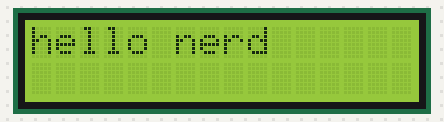
A sketch run on a simulated Arduino Uno, built with avr-gcc and run on an emulated ATmega328P. Parts: 16×2 character LCD.

Above: at 0.1 s.
At 2.1 s:
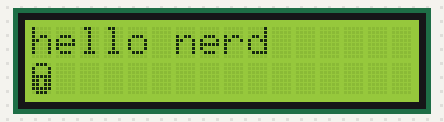
At 3.1 s:
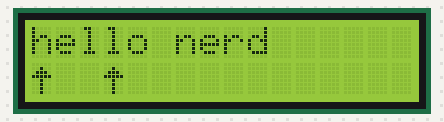

The sketch:

lcd.ino
```cpp
#include <LiquidCrystal.h>

const int rs = 2, en = 4, d4 = 5, d5 = 7, d6 = 3, d7 = 8;
LiquidCrystal lcd(rs, en, d4, d5, d6, d7);

byte PadLock[] = {
  B01110,B10001,B10001,B11111,B11011,B11011,B11111,B01110
};
byte Arrow[] ={
  B00000,B00100,B01110,B11111,B00100,B00100,B00100,B00100
};

void setup() {
  Serial.begin(9600);
  lcd.clear();
  lcd.begin(16,2);
  lcd.createChar(0,PadLock);
  lcd.setCursor(0,0);
  lcd.print("hello nerd");
  delay(2000);
}

void loop() {
  lcd.setCursor(0, 1);
  lcd.write(byte(0));
  delay(1000);
  lcd.createChar(0,Arrow);
  lcd.setCursor(3, 1);
  lcd.write(byte(0));
}
```

Measured:
- what the display in image 1 shows lasts 1.0 s, from 2.1 s to 3.1 s
